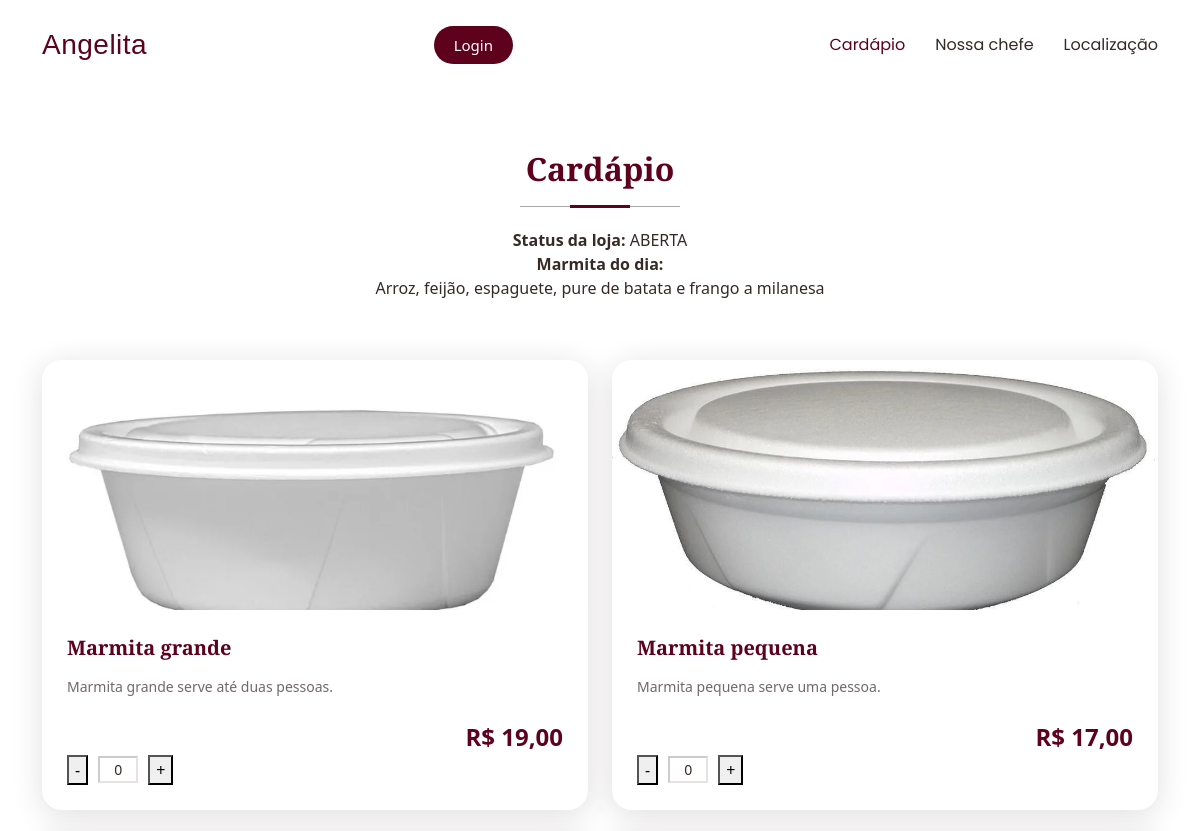
Before: / (upper part) with the older database file.
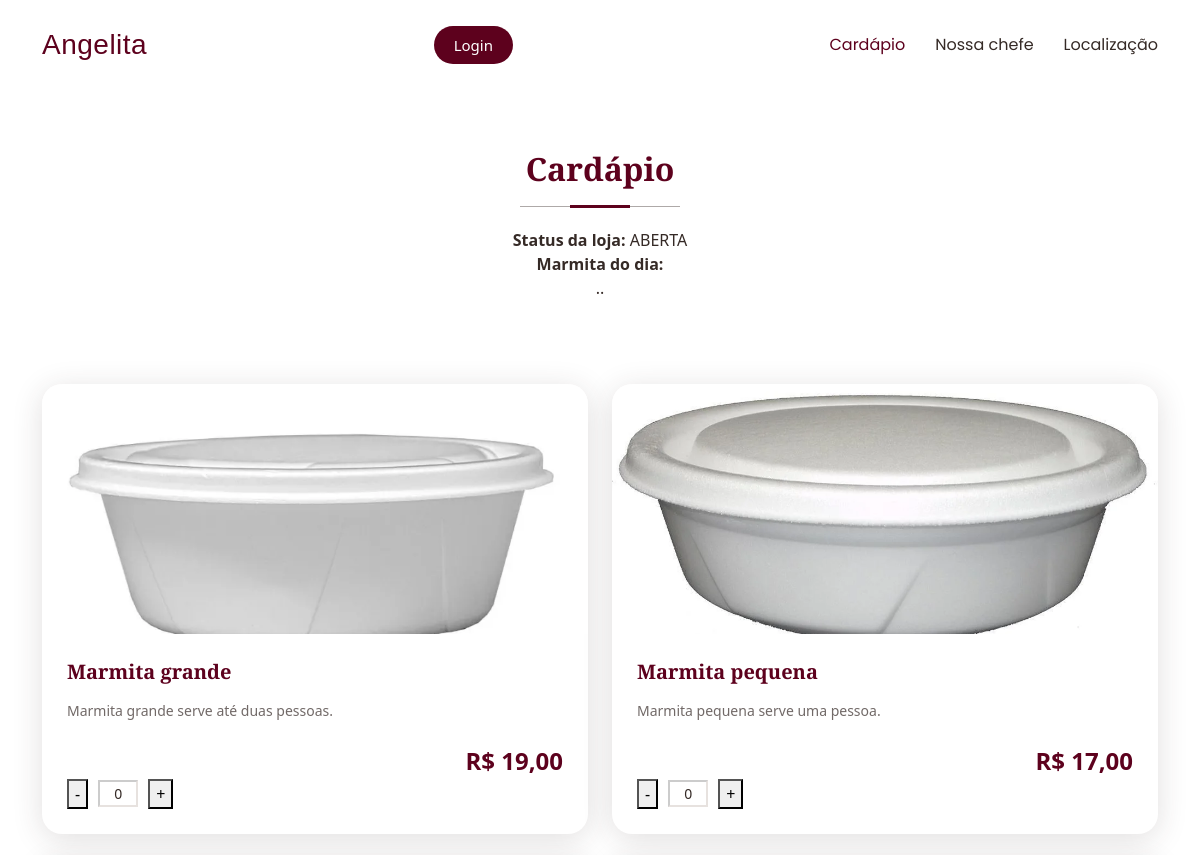
After: the same page with the newer database file.
### tables this page shows
CREATE TABLE IF NOT EXISTS `statusloja` (
  `id` int NOT NULL AUTO_INCREMENT,
  `aberto` tinyint(1) NOT NULL DEFAULT '0',
  `cardapio_do_dia` text,
  PRIMARY KEY (`id`)
);

### index.php (the view, shortened to what this page needs)
<?php
require_once __DIR__ . '/db.php';
$statusRow  = $conn->query("SELECT aberto, cardapio_do_dia FROM statusloja WHERE id = 1")->fetch_assoc();
$lojaAberta = (int)($statusRow['aberto'] ?? 0) === 1;
$cardapioDia = $statusRow['cardapio_do_dia'] ?? '';
?>
<!DOCTYPE html>
<html lang="pt-br">
<head>
  <link href="assets/vendor/bootstrap/css/bootstrap.min.css" rel="stylesheet">
  <link href="assets/vendor/bootstrap-icons/bootstrap-icons.css" rel="stylesheet">
  <link href="assets/vendor/aos/aos.css" rel="stylesheet">
  <link href="assets/vendor/glightbox/css/glightbox.min.css" rel="stylesheet">
  <link href="assets/css/main.css" rel="stylesheet">
</head>
<body class="index-page">
  <?php include('nav.php'); ?>
  <main class="main">
    <section id="menu" class="menu section">
      <div class="container section-title" data-aos="fade-up">
        <h2>Cardápio</h2>
        <p>
          <b>Status da loja:</b>
          <?php echo $lojaAberta ? 'ABERTA' : 'FECHADA. VOLTAMOS A ABRIR NO PRÓXIMO DIA ÚTIL ÀS 11:30AM.'; ?>
        </p>
        <p>
          <b>Marmita do dia:</b>
          <?php echo $cardapioDia !== '' ? $cardapioDia : 'Ainda não definido.'; ?>
        </p>
      </div>
      <div class="container" data-aos="fade-up" data-aos-delay="100">
        <div class="tab-content" id="menuTabContent">
          <div class="tab-pane fade show active" id="menu-starters" role="tabpanel">
            <div class="row gy-4" data-aos="fade-up" data-aos-delay="200">
              <?php
              $sql = "SELECT id, nome, descricao, preco FROM produtos ORDER BY id ASC";
              $r   = $conn->query($sql);
              while ($row = $r->fetch_assoc()):
                  $id      = (int)$row['id'];
                  $nome    = htmlspecialchars($row['nome']);
                  $desc    = htmlspecialchars($row['descricao'] ?? '');
                  $preco   = number_format((float)$row['preco'], 2, ',', '.');
                  $idCampo = 'qtd-prod-' . $id;
              ?>
              <div class="col-lg-6">
                <div class="menu-item">
                  <div class="menu-item-image">
                    <?php
                    $imgSrc = 'assets/img/placeholder.jpg';
                    if ($id === 1) {
                        $imgSrc = 'marmita_grande.jpg';
                    } elseif ($id === 2) {
                        $imgSrc = 'marmita_pequena.jpg';
                    } elseif ($id === 3) {
                        $imgSrc = 'coca600.jpg';
                    } elseif ($id === 4) {
                        $imgSrc = 'coca_lata.jpg';
                    }
                    ?>
                    <img src="<?php echo $imgSrc; ?>" class="img-fluid" alt="<?php echo $nome; ?>">
                  </div>
                  <div class="menu-item-content">
                    <div class="menu-item-header">
                      <h4><?php echo $nome; ?></h4>
                    </div>
                    <p><?php echo $desc !== '' ? $desc : 'Sem descrição.'; ?></p>
                    <div class="menu-item-footer">
                      <span class="price">R$ <?php echo $preco; ?></span>
                      <div style="display: flex; align-items: center; gap: 10px;">
                        <button type="button" onclick="mudarQuantidade(-1, '<?php echo $idCampo; ?>')">-</button>
                        <input type="text"
                               id="<?php echo $idCampo; ?>"
                               value="0"
                               readonly
                               style="width: 40px; text-align: center;">
                        <button type="button" onclick="mudarQuantidade(1, '<?php echo $idCampo; ?>')">+</button>
                      </div>
                    </div>
                  </div>
                </div>
              </div>
              <?php endwhile; ?>
            </div>
          </div>
        </div>
      </div>
    </section>
  </main>
</body>
</html>

Changed rows visible on the page:
changed statusloja: cardapio_do_dia "Arroz, feijão, espaguete, pure de batata e frango a milanesa" → ".."
